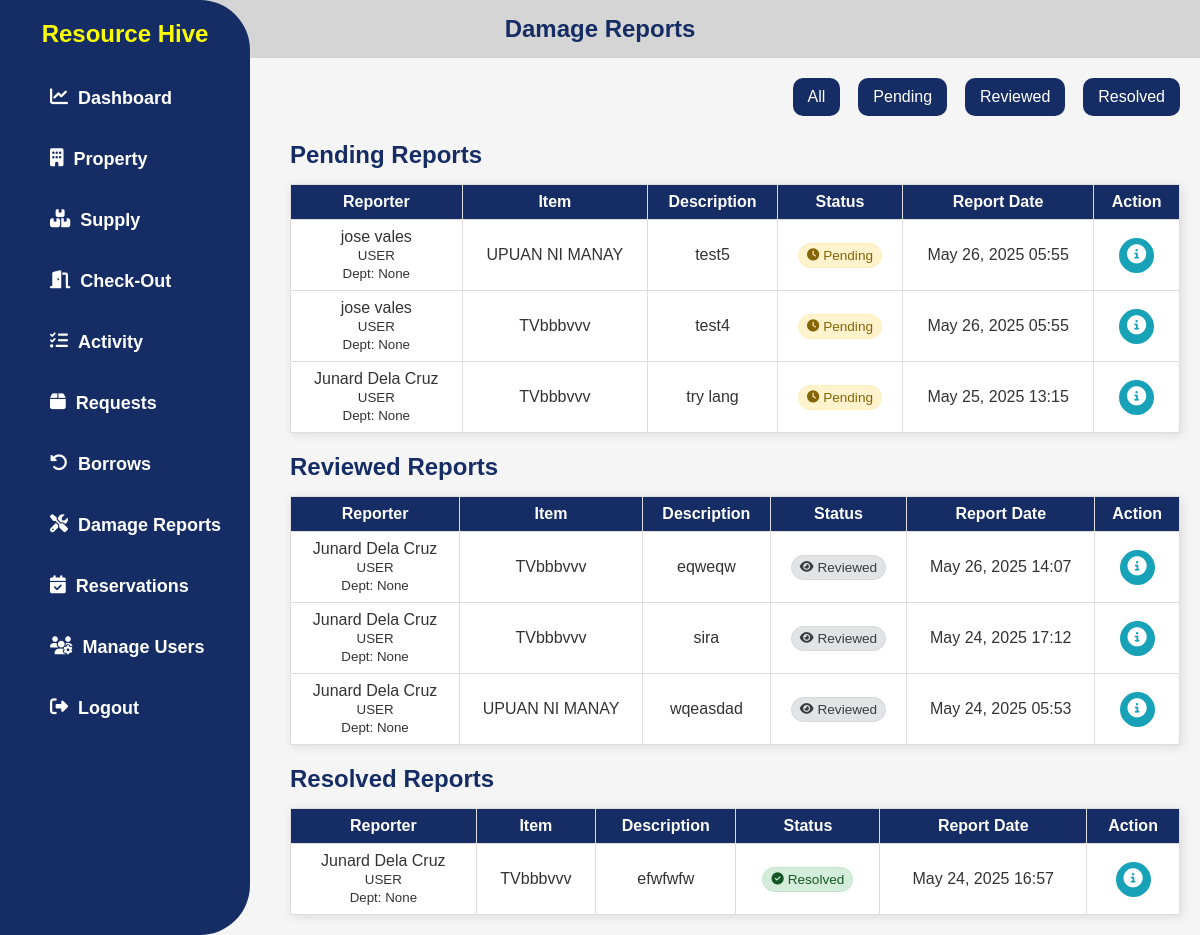
The page /my-damage-reports/ (signed in) on the database as committed earlier.
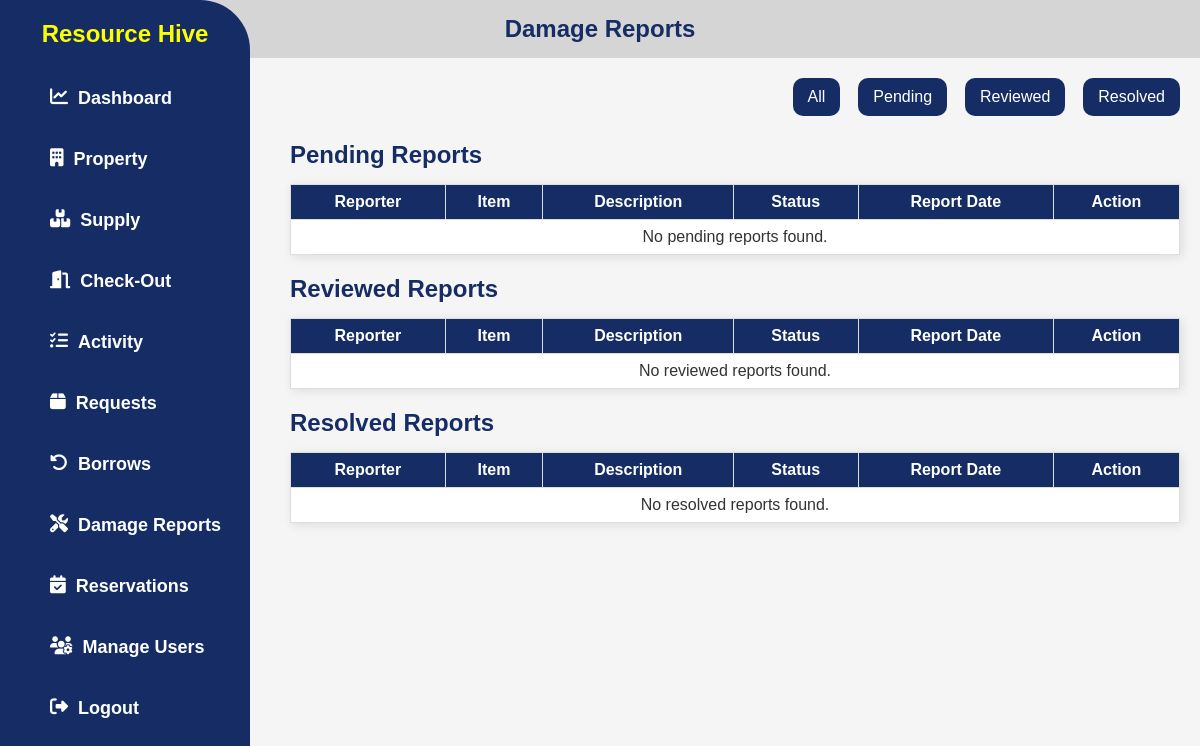
The same page on the database as committed later.
### app/models.py (models this page shows, shortened)
class DamageReport(models.Model):
    STATUS_CHOICES = [
        ('pending', 'Pending'),
        ('reviewed', 'Reviewed'),
        ('resolved', 'Resolved'),
    ]
    user = models.ForeignKey(User, on_delete=models.CASCADE)
    item = models.ForeignKey(Property, on_delete=models.CASCADE)
    description = models.TextField()
    status = models.CharField(max_length=20, choices=STATUS_CHOICES, default='pending')
    remarks = models.TextField(blank=True, null=True)
    report_date = models.DateTimeField(auto_now_add=True)

class UserProfile(models.Model):
    user = models.OneToOneField(User, on_delete=models.CASCADE)
    ROLE_CHOICES = [
        ('ADMIN', 'ADMIN'),
        ('USER', 'USER'),
    ]
    role = models.CharField(max_length=20, choices=ROLE_CHOICES)
    department = models.CharField(max_length=255, blank=True, null=True)
    phone = models.CharField(max_length=20, blank=True, null=True)

class Property(models.Model):
    CATEGORY_CHOICES = [
        ('Office Equipment', 'Office Equipment'),
        ('ICT Equipment', 'ICT Equipment'),
        ('Communication Equipment', 'Communication Equipment'),
        ('Other Machinery and Equipment', 'Other Machinery and Equipment'),
        ('Furniture and Fixtures', 'Furniture and Fixtures'),
    ]
    CONDITION_CHOICES = [
        ('In good condition', 'In good condition'),
        ('Needing repair', 'Needing repair'),
        ('Unserviceable', 'Unserviceable'),
        ('Obsolete', 'Obsolete'),
        ('No longer needed', 'No longer needed'),
        ('Not used since purchased', 'Not used since purchased'),
    ]
    AVAILABILITY_CHOICES = [
        ('available', 'Available'),
        ('not_available', 'Not Available'),
    ]
    property_number = models.CharField(max_length=100, unique=True, null=True, blank=True)
    property_name = models.CharField(max_length=100)  # Make this required
    category = models.CharField(max_length=50, choices=CATEGORY_CHOICES, null=True, blank=True)
    description = models.TextField(null=True, blank=True)
    barcode = models.CharField(max_length=150, unique=True, null=True, blank=True)
    unit_of_measure = models.CharField(max_length=50, null=True, blank=True)
    unit_value = models.DecimalField(
        max_digits=10, decimal_places=2,
        blank=True, null=True,
        validators=[MinValueValidator(0)]
    )
    overall_quantity = models.PositiveIntegerField(validators=[MinValueValidator(0)], default=0)  # Set default to 0
    quantity = models.PositiveIntegerField(validators=[MinValueValidator(0)], default=0)  # Set default to 0
    location = models.CharField(max_length=255, null=True, blank=True)
    condition = models.CharField(max_length=100, choices=CONDITION_CHOICES, default='In good condition')  # Set default
    availability = models.CharField(max_length=20, choices=AVAILABILITY_CHOICES, default='available')

### app/views.py (the view)
# urls.py: path('my-damage-reports/', UserDamageReportListView.as_view(), name='user_damage_reports'),
class UserDamageReportListView(PermissionRequiredMixin, ListView):
    model = DamageReport
    template_name = 'app/reports.html'
    permission_required = 'app.view_damage_report'
    context_object_name = 'damage_reports'
    paginate_by = 10
    def get_queryset(self):
        return DamageReport.objects.select_related('user', 'user__userprofile', 'item').order_by('-report_date')
    def get_context_data(self, **kwargs):
        context = super().get_context_data(**kwargs)
        all_reports = self.get_queryset()
        context['pending_reports'] = all_reports.filter(status='pending')
        context['reviewed_reports'] = all_reports.filter(status='reviewed')
        context['resolved_reports'] = all_reports.filter(status='resolved')
        return context

### app/templates/app/reports.html (shortened to what the changed rows need)
{% load static %}
<!DOCTYPE html>
<html lang="en">
<head>
  <link rel="stylesheet" href="{% static 'css/style.css' %}" />
  <link
    rel="stylesheet"
    href="https://cdnjs.cloudflare.com/ajax/libs/font-awesome/6.4.2/css/all.min.css"
  />
</head>
<body>
  {% include 'app/navbar.html' %}
  <div class="parent">
    <div class="div1">
      <h2>Damage Reports</h2>
    </div>
    <main class="content">
      <div class="status-table" data-status="pending">
        <table>
          <thead>
            <tr>
              <th>Reporter</th>
              <th>Item</th>
              <th>Description</th>
              <th>Status</th>
              <th>Report Date</th>
              <th>Action</th>
            </tr>
          </thead>
          <tbody>
            {% for report in pending_reports %}
            <tr>
              <td>
                {% with report.user.first_name as first_name %}
                {% with report.user.last_name as last_name %}
                  {% if first_name or last_name %}
                    {{ first_name }} {{ last_name }}
                  {% else %}
                    {{ report.user.username }}
                  {% endif %}
                {% endwith %}
                {% endwith %}
                <br />
                <small>
                  {{ report.user.userprofile.get_role_display }}<br />
                  Dept: {{ report.user.userprofile.department }}
                </small>
              </td>
              <td>{{ report.item.property_name }}</td>
              <td>{{ report.description }}</td>
              <td>
                <span class="status-badge status-{{ report.status|lower|cut:' ' }}">
                  {% if report.status == 'pending' %}
                    <i class="fas fa-clock"></i>
                  {% elif report.status == 'reviewed' %}
                    <i class="fas fa-eye"></i>
                  {% elif report.status == 'resolved' %}
                    <i class="fas fa-check-circle"></i>
                  {% endif %}
                  {{ report.get_status_display }}
                </span>
              </td>
              <td>{{ report.report_date|date:"M d, Y H:i" }}</td>
              <td>
                <a href="{% url 'damage_report_detail' report.id %}" class="details-btn" title="View Details">
                  <i class="fas fa-info-circle"></i>
                </a>
              </td>
            </tr>
            {% empty %}
            <tr>
              <td colspan="6">No pending reports found.</td>
            </tr>
            {% endfor %}
          </tbody>
        </table>
      </div>
      <div class="status-table" data-status="reviewed">
        <table>
          <thead>
            <tr>
              <th>Reporter</th>
              <th>Item</th>
              <th>Description</th>
              <th>Status</th>
              <th>Report Date</th>
              <th>Action</th>
            </tr>
          </thead>
          <tbody>
            {% for report in reviewed_reports %}
            <tr>
              <td>
                {% with report.user.first_name as first_name %}
                {% with report.user.last_name as last_name %}
                  {% if first_name or last_name %}
                    {{ first_name }} {{ last_name }}
                  {% else %}
                    {{ report.user.username }}
                  {% endif %}
                {% endwith %}
                {% endwith %}
                <br />
                <small>
                  {{ report.user.userprofile.get_role_display }}<br />
                  Dept: {{ report.user.userprofile.department }}
                </small>
              </td>
              <td>{{ report.item.property_name }}</td>
              <td>{{ report.description }}</td>
              <td>
                <span class="status-badge status-{{ report.status|lower|cut:' ' }}">
                  {% if report.status == 'pending' %}
                    <i class="fas fa-clock"></i>
                  {% elif report.status == 'reviewed' %}
                    <i class="fas fa-eye"></i>
                  {% elif report.status == 'resolved' %}
                    <i class="fas fa-check-circle"></i>
                  {% endif %}
                  {{ report.get_status_display }}
                </span>
              </td>
              <td>{{ report.report_date|date:"M d, Y H:i" }}</td>
              <td>
                <a href="{% url 'damage_report_detail' report.id %}" class="details-btn" title="View Details">
                  <i class="fas fa-info-circle"></i>
                </a>
              </td>
            </tr>
            {% empty %}
            <tr>
              <td colspan="6">No reviewed reports found.</td>
            </tr>
            {% endfor %}
          </tbody>
        </table>
      </div>
      <div class="status-table" data-status="resolved">
        <table>
          <thead>
            <tr>
              <th>Reporter</th>
              <th>Item</th>
              <th>Description</th>
              <th>Status</th>
              <th>Report Date</th>
              <th>Action</th>
            </tr>
          </thead>
          <tbody>
            {% for report in resolved_reports %}
            <tr>
              <td>
                {% with report.user.first_name as first_name %}
                {% with report.user.last_name as last_name %}
                  {% if first_name or last_name %}
                    {{ first_name }} {{ last_name }}
                  {% else %}
                    {{ report.user.username }}
                  {% endif %}
                {% endwith %}
                {% endwith %}
                <br />
                <small>
                  {{ report.user.userprofile.get_role_display }}<br />
                  Dept: {{ report.user.userprofile.department }}
                </small>
              </td>
              <td>{{ report.item.property_name }}</td>
              <td>{{ report.description }}</td>
              <td>
                <span class="status-badge status-{{ report.status|lower|cut:' ' }}">
                  {% if report.status == 'pending' %}
                    <i class="fas fa-clock"></i>
                  {% elif report.status == 'reviewed' %}
                    <i class="fas fa-eye"></i>
                  {% elif report.status == 'resolved' %}
                    <i class="fas fa-check-circle"></i>
                  {% endif %}
                  {{ report.get_status_display }}
                </span>
              </td>
              <td>{{ report.report_date|date:"M d, Y H:i" }}</td>
              <td>
                <a href="{% url 'damage_report_detail' report.id %}" class="details-btn" title="View Details">
                  <i class="fas fa-info-circle"></i>
                </a>
              </td>
            </tr>
            {% empty %}
            <tr>
              <td colspan="6">No resolved reports found.</td>
            </tr>
            {% endfor %}
          </tbody>
        </table>
      </div>
    </main>
  </div>
</body>
</html>

Rows that differ between the two databases and show on the page:
removed DamageReport: user.first_name "jose", user.last_name "vales", user.userprofile.role "USER", user.userprofile.department "None", item.property_name "UPUAN NI MANAY", description "test5", status "Pending", report_date "May 26, 2025 05:55", shown under "Pending Reports"
removed DamageReport: user.first_name "jose", user.last_name "vales", user.userprofile.role "USER", user.userprofile.department "None", item.property_name "TVbbbvvv", description "test4", status "Pending", report_date "May 26, 2025 05:55", shown under "Pending Reports"
removed DamageReport: user.first_name "Junard", user.last_name "Dela Cruz", user.userprofile.role "USER", user.userprofile.department "None", item.property_name "TVbbbvvv", description "try lang", status "Pending", report_date "May 25, 2025 13:15", shown under "Pending Reports"
removed DamageReport: user.first_name "Junard", user.last_name "Dela Cruz", user.userprofile.role "USER", user.userprofile.department "None", item.property_name "TVbbbvvv", description "eqweqw", status "Reviewed", report_date "May 26, 2025 14:07", shown under "Reviewed Reports"
removed DamageReport: user.first_name "Junard", user.last_name "Dela Cruz", user.userprofile.role "USER", user.userprofile.department "None", item.property_name "TVbbbvvv", description "sira", status "Reviewed", report_date "May 24, 2025 17:12", shown under "Reviewed Reports"
removed DamageReport: user.first_name "Junard", user.last_name "Dela Cruz", user.userprofile.role "USER", user.userprofile.department "None", item.property_name "UPUAN NI MANAY", description "wqeasdad", status "Reviewed", report_date "May 24, 2025 05:53", shown under "Reviewed Reports"
removed DamageReport: user.first_name "Junard", user.last_name "Dela Cruz", user.userprofile.role "USER", user.userprofile.department "None", item.property_name "TVbbbvvv", description "efwfwfw", status "Resolved", report_date "May 24, 2025 16:57", shown under "Resolved Reports"
Other text that changed with them:
text now shown: "No pending reports found. No reviewed reports found. No resolved reports found."
